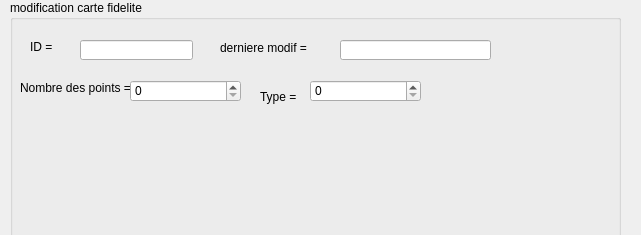
       <widget class="QWidget" name="page">
        <property name="geometry">
         <rect>
          <x>0</x>
          <y>0</y>
          <width>641</width>
          <height>235</height>
         </rect>
        </property>
        <attribute name="label">
         <string>modifier CF </string>
        </attribute>
        <widget class="QGroupBox" name="groupBox_4">
         <property name="geometry">
          <rect>
           <x>10</x>
           <y>0</y>
           <width>611</width>
           <height>301</height>
          </rect>
         </property>
         <property name="title">
          <string>modification carte fidelite </string>
         </property>
         <widget class="QLabel" name="label_27">
          <property name="geometry">
           <rect>
            <x>20</x>
            <y>40</y>
            <width>47</width>
            <height>14</height>
           </rect>
          </property>
          <property name="text">
           <string>ID = </string>
          </property>
         </widget>
         <widget class="QLabel" name="label_29">
          <property name="geometry">
           <rect>
            <x>10</x>
            <y>80</y>
            <width>121</width>
            <height>16</height>
           </rect>
          </property>
          <property name="text">
           <string>Nombre des points = </string>
          </property>
         </widget>
         <widget class="QLabel" name="label_30">
          <property name="geometry">
           <rect>
            <x>210</x>
            <y>40</y>
            <width>91</width>
            <height>16</height>
           </rect>
          </property>
          <property name="text">
           <string>derniere modif = </string>
          </property>
         </widget>
         <widget class="QLabel" name="label_31">
          <property name="geometry">
           <rect>
            <x>250</x>
            <y>90</y>
            <width>47</width>
            <height>14</height>
           </rect>
          </property>
          <property name="text">
           <string>Type = </string>
          </property>
         </widget>
         <widget class="QLineEdit" name="lineEdit_id_CF_a_modifier">
          <property name="geometry">
           <rect>
            <x>70</x>
            <y>40</y>
            <width>113</width>
            <height>20</height>
           </rect>
          </property>
          <property name="readOnly">
           <bool>true</bool>
          </property>
         </widget>
         <widget class="QLineEdit" name="lineEdit_date_debut_a_modifier">
          <property name="geometry">
           <rect>
            <x>330</x>
            <y>40</y>
            <width>151</width>
            <height>20</height>
           </rect>
          </property>
          <property name="readOnly">
           <bool>true</bool>
          </property>
         </widget>
         <widget class="QSpinBox" name="spinBox_nbr_pnts_a_modifier">
          <property name="geometry">
           <rect>
            <x>120</x>
            <y>80</y>
            <width>111</width>
            <height>22</height>
           </rect>
          </property>
          <property name="maximum">
           <number>10000</number>
          </property>
          <property name="singleStep">
           <number>15</number>
          </property>
          <property name="displayIntegerBase">
           <number>10</number>
          </property>
         </widget>
         <widget class="QSpinBox" name="spinBox_type_a_modifier">
          <property name="geometry">
           <rect>
            <x>300</x>
            <y>80</y>
            <width>111</width>
            <height>22</height>
           </rect>
          </property>
          <property name="maximum">
           <number>1</number>
          </property>
         </widget>
        </widget>
       </widget>
